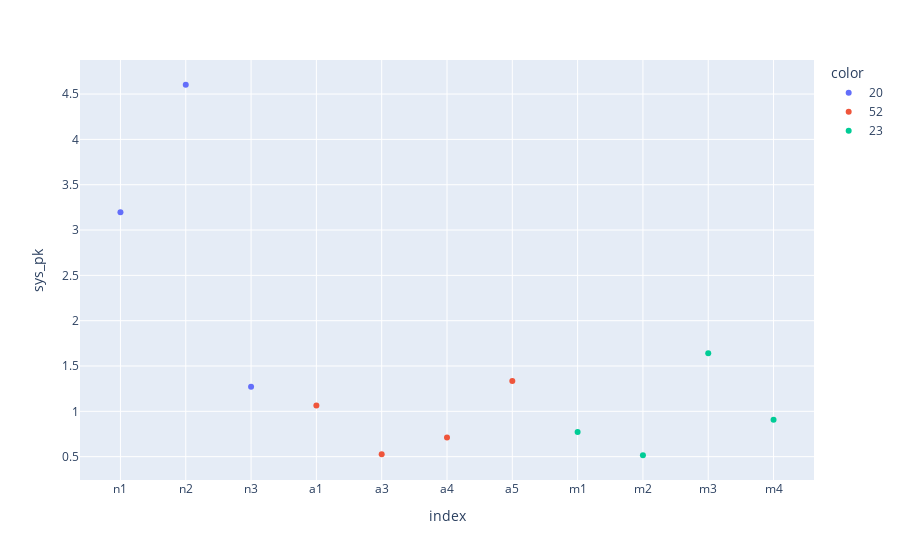
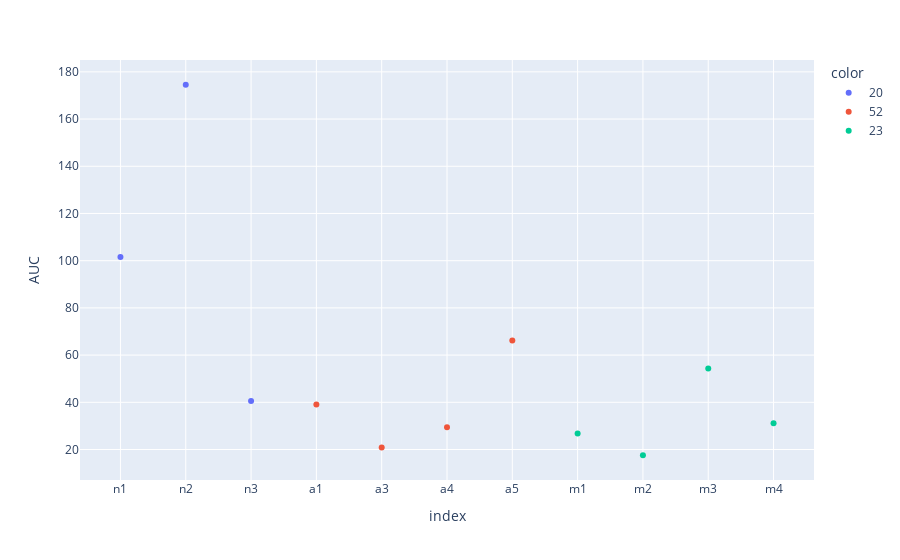
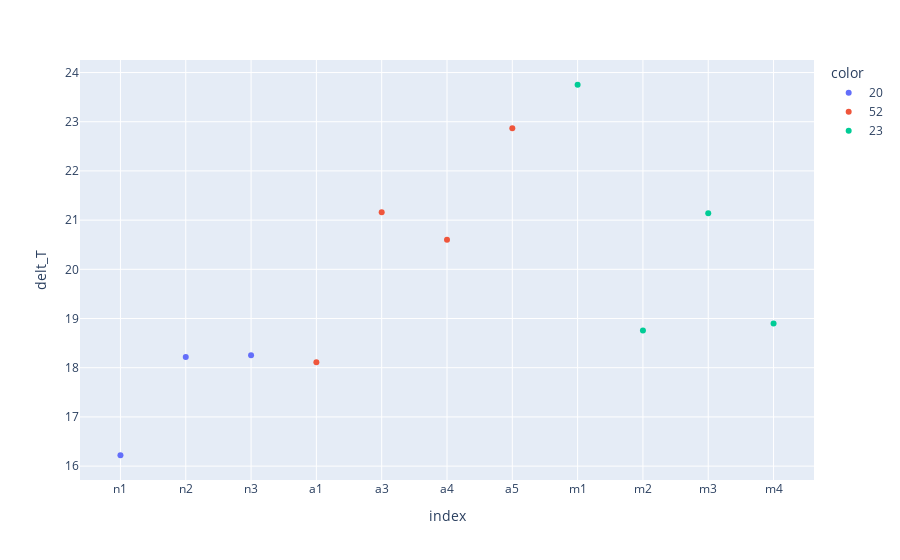
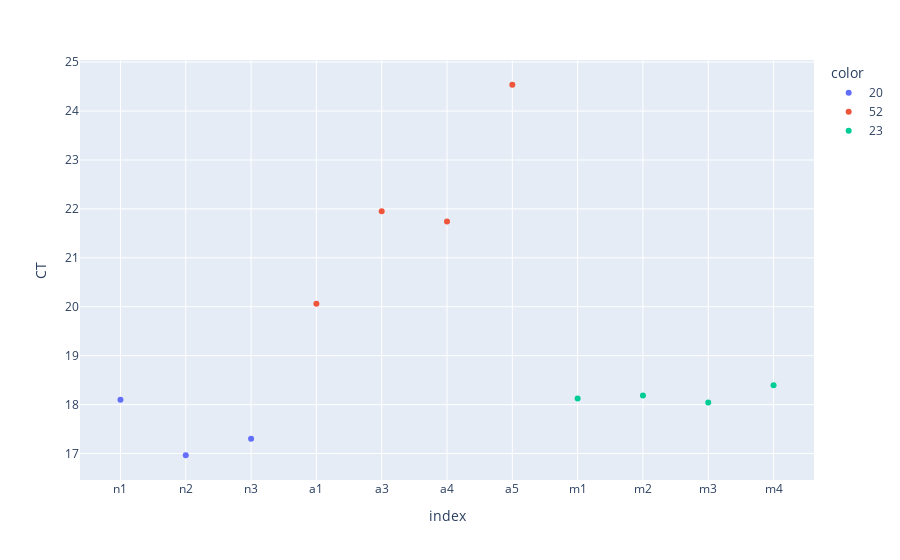

The cell these charts' notebook holds for them, in order:
### Code cell
experimental_ratio= df['post_inds']-df['pre_inds']
control_ratio= df['post_indsC']/df['pre_indsC']
baseline_ratio =df['pre_inds']/df['pre_indsC']
exp_control_ratio = experimental_ratio/control_ratio
plot_df(df['pre_indsC'],labels)

### Figure 1 — Plotly figure (JSON) as saved in the notebook; plotly's stock layout.template omitted (floating-point values rounded to 4 significant figures)
{"data": [{"hovertemplate": "color=20<br>index=%{x}<br>sys_pk=%{y}<extra></extra>", "legendgroup": "20", "marker": {"color": "#636efa", "symbol": "circle"}, "mode": "markers", "name": "20", "orientation": "v", "showlegend": true, "type": "scatter", "x": ["n1", "n2", "n3"], "xaxis": "x", "y": [3.195, 4.603, 1.273], "yaxis": "y"}, {"hovertemplate": "color=52<br>index=%{x}<br>sys_pk=%{y}<extra></extra>", "legendgroup": "52", "marker": {"color": "#EF553B", "symbol": "circle"}, "mode": "markers", "name": "52", "orientation": "v", "showlegend": true, "type": "scatter", "x": ["a1", "a3", "a4", "a5"], "xaxis": "x", "y": [1.064, 0.5257, 0.7107, 1.334], "yaxis": "y"}, {"hovertemplate": "color=23<br>index=%{x}<br>sys_pk=%{y}<extra></extra>", "legendgroup": "23", "marker": {"color": "#00cc96", "symbol": "circle"}, "mode": "markers", "name": "23", "orientation": "v", "showlegend": true, "type": "scatter", "x": ["m1", "m2", "m3", "m4"], "xaxis": "x", "y": [0.7714, 0.5155, 1.642, 0.9078], "yaxis": "y"}], "layout": {"autosize": true, "legend": {"title": {"text": "color"}, "tracegroupgap": 0}, "margin": {"t": 60}, "xaxis": {"anchor": "y", "autorange": true, "domain": [0, 1], "range": [-0.6093, 10.61], "title": {"text": "index"}, "type": "category"}, "yaxis": {"anchor": "x", "autorange": true, "domain": [0, 1], "range": [0.2257, 4.893], "title": {"text": "sys_pk"}, "type": "linear"}}}

### Figure 2 — Plotly figure (JSON) as saved in the notebook; plotly's stock layout.template omitted (floating-point values rounded to 4 significant figures)
{"data": [{"hovertemplate": "color=20<br>index=%{x}<br>AUC=%{y}<extra></extra>", "legendgroup": "20", "marker": {"color": "#636efa", "symbol": "circle"}, "mode": "markers", "name": "20", "orientation": "v", "showlegend": true, "type": "scatter", "x": ["n1", "n2", "n3"], "xaxis": "x", "y": [101.6, 174.5, 40.53], "yaxis": "y"}, {"hovertemplate": "color=52<br>index=%{x}<br>AUC=%{y}<extra></extra>", "legendgroup": "52", "marker": {"color": "#EF553B", "symbol": "circle"}, "mode": "markers", "name": "52", "orientation": "v", "showlegend": true, "type": "scatter", "x": ["a1", "a3", "a4", "a5"], "xaxis": "x", "y": [39.09, 20.89, 29.45, 66.21], "yaxis": "y"}, {"hovertemplate": "color=23<br>index=%{x}<br>AUC=%{y}<extra></extra>", "legendgroup": "23", "marker": {"color": "#00cc96", "symbol": "circle"}, "mode": "markers", "name": "23", "orientation": "v", "showlegend": true, "type": "scatter", "x": ["m1", "m2", "m3", "m4"], "xaxis": "x", "y": [26.77, 17.57, 54.3, 31.12], "yaxis": "y"}], "layout": {"autosize": true, "legend": {"title": {"text": "color"}, "tracegroupgap": 0}, "margin": {"t": 60}, "xaxis": {"anchor": "y", "autorange": true, "domain": [0, 1], "range": [-0.6093, 10.61], "title": {"text": "index"}, "type": "category"}, "yaxis": {"anchor": "x", "autorange": true, "domain": [0, 1], "range": [6.436, 185.7], "title": {"text": "AUC"}, "type": "linear"}}}

### Figure 3 — Plotly figure (JSON) as saved in the notebook; plotly's stock layout.template omitted (floating-point values rounded to 4 significant figures)
{"data": [{"hovertemplate": "color=20<br>index=%{x}<br>delt_T=%{y}<extra></extra>", "legendgroup": "20", "marker": {"color": "#636efa", "symbol": "circle"}, "mode": "markers", "name": "20", "orientation": "v", "showlegend": true, "type": "scatter", "x": ["n1", "n2", "n3"], "xaxis": "x", "y": [16.22, 18.22, 18.25], "yaxis": "y"}, {"hovertemplate": "color=52<br>index=%{x}<br>delt_T=%{y}<extra></extra>", "legendgroup": "52", "marker": {"color": "#EF553B", "symbol": "circle"}, "mode": "markers", "name": "52", "orientation": "v", "showlegend": true, "type": "scatter", "x": ["a1", "a3", "a4", "a5"], "xaxis": "x", "y": [18.11, 21.16, 20.6, 22.87], "yaxis": "y"}, {"hovertemplate": "color=23<br>index=%{x}<br>delt_T=%{y}<extra></extra>", "legendgroup": "23", "marker": {"color": "#00cc96", "symbol": "circle"}, "mode": "markers", "name": "23", "orientation": "v", "showlegend": true, "type": "scatter", "x": ["m1", "m2", "m3", "m4"], "xaxis": "x", "y": [23.75, 18.76, 21.14, 18.9], "yaxis": "y"}], "layout": {"autosize": true, "legend": {"title": {"text": "color"}, "tracegroupgap": 0}, "margin": {"t": 60}, "xaxis": {"anchor": "y", "autorange": true, "domain": [0, 1], "range": [-0.6093, 10.61], "title": {"text": "index"}, "type": "category"}, "yaxis": {"anchor": "x", "autorange": true, "domain": [0, 1], "range": [15.69, 24.29], "title": {"text": "delt_T"}, "type": "linear"}}}

### Figure 4 — Plotly figure (JSON) as saved in the notebook; plotly's stock layout.template omitted (floating-point values rounded to 4 significant figures)
{"data": [{"hovertemplate": "color=20<br>index=%{x}<br>CT=%{y}<extra></extra>", "legendgroup": "20", "marker": {"color": "#636efa", "symbol": "circle"}, "mode": "markers", "name": "20", "orientation": "v", "showlegend": true, "type": "scatter", "x": ["n1", "n2", "n3"], "xaxis": "x", "y": [18.1, 16.97, 17.3], "yaxis": "y"}, {"hovertemplate": "color=52<br>index=%{x}<br>CT=%{y}<extra></extra>", "legendgroup": "52", "marker": {"color": "#EF553B", "symbol": "circle"}, "mode": "markers", "name": "52", "orientation": "v", "showlegend": true, "type": "scatter", "x": ["a1", "a3", "a4", "a5"], "xaxis": "x", "y": [20.06, 21.95, 21.74, 24.54], "yaxis": "y"}, {"hovertemplate": "color=23<br>index=%{x}<br>CT=%{y}<extra></extra>", "legendgroup": "23", "marker": {"color": "#00cc96", "symbol": "circle"}, "mode": "markers", "name": "23", "orientation": "v", "showlegend": true, "type": "scatter", "x": ["m1", "m2", "m3", "m4"], "xaxis": "x", "y": [18.12, 18.19, 18.04, 18.4], "yaxis": "y"}], "layout": {"autosize": true, "legend": {"title": {"text": "color"}, "tracegroupgap": 0}, "margin": {"t": 60}, "xaxis": {"anchor": "y", "autorange": true, "domain": [0, 1], "range": [-0.6093, 10.61], "title": {"text": "index"}, "type": "category"}, "yaxis": {"anchor": "x", "autorange": true, "domain": [0, 1], "range": [16.43, 25.07], "title": {"text": "CT"}, "type": "linear"}}}
